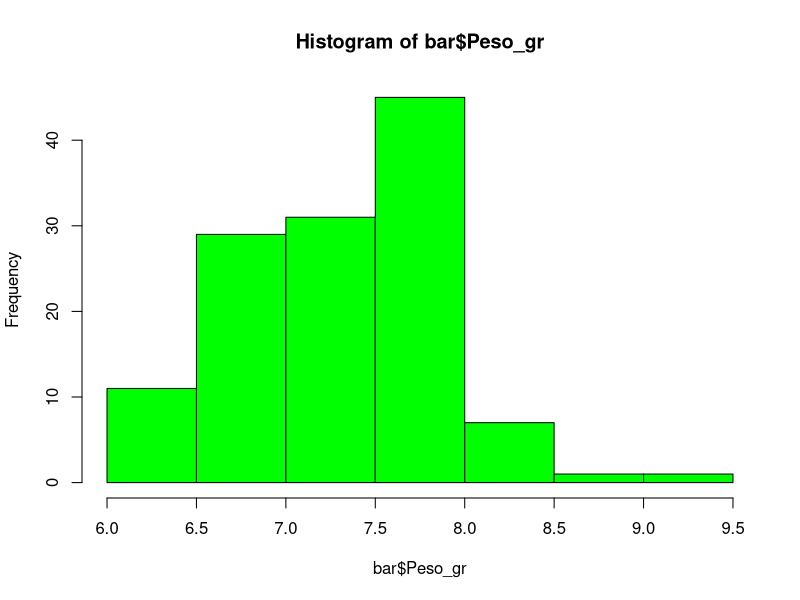
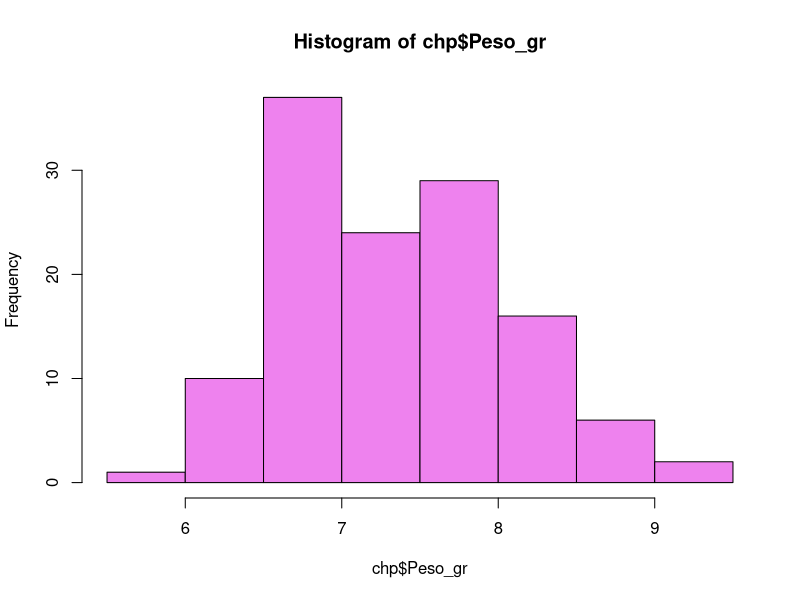
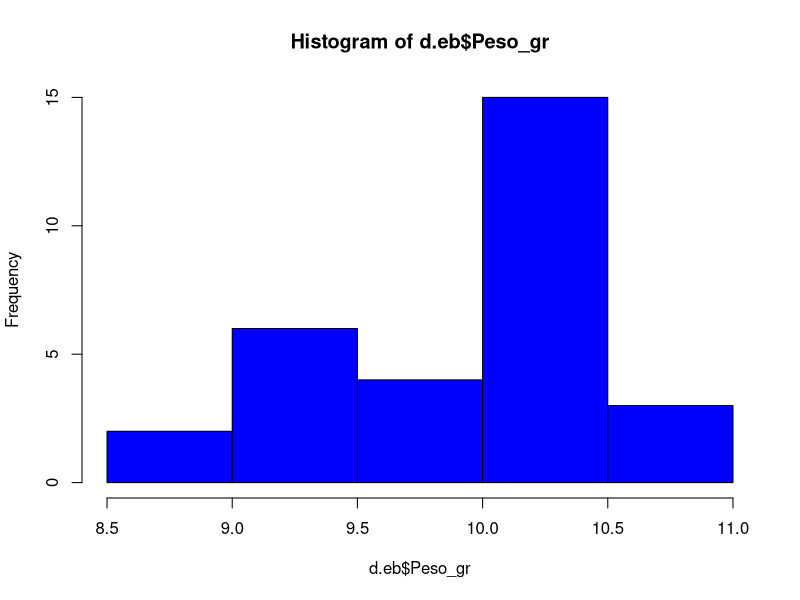
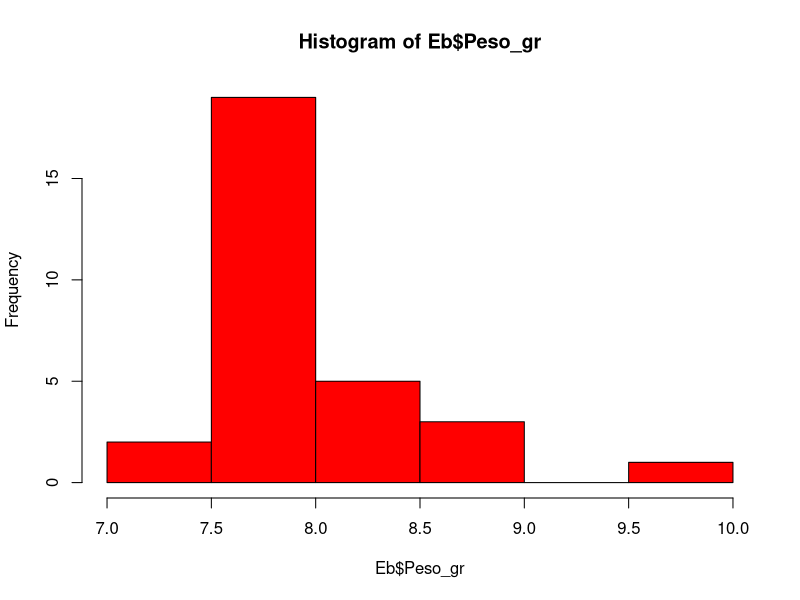
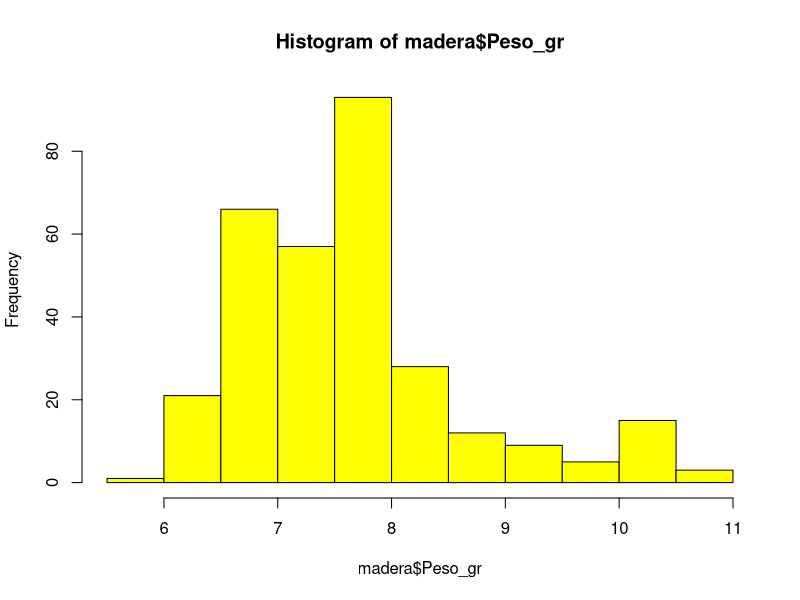
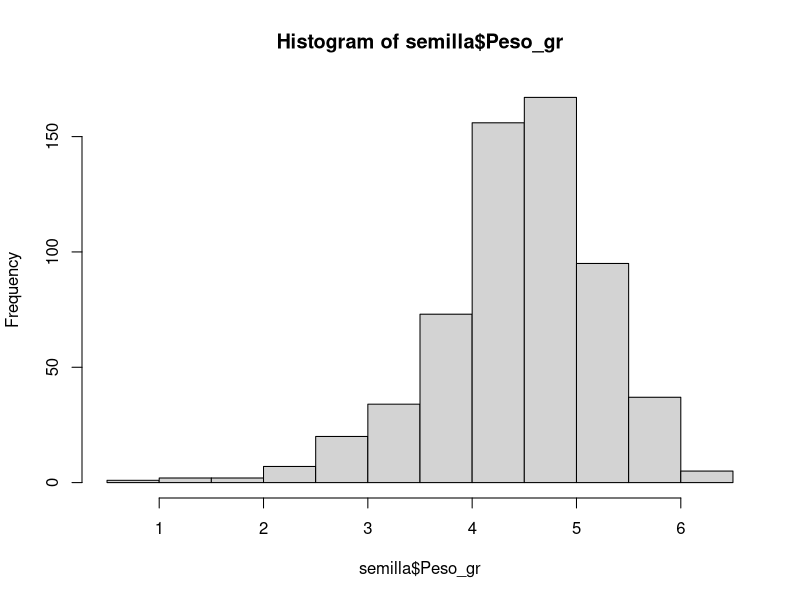

R code for these plots, in order: (Note: this script raises an error after producing the figures.)
# Amanda
# Semana 9
# 16/03/2022
# Revisar datos peso madera 2x2x2
# BD madera


# Distribución en una sola cola en la gráfica, cuando solo se quiere saber si hay diferencias
# dos colas en la gráfica y alfa= +/-0.025, aqui se especifica si hay una diferencia (< , >)

# Datos paramétricos (valores arriba de 0.05)
# normalidad <- shapiro.test 
# datos homogéneos

madera <- read.csv("CLASES/BD.est.madera2x2.csv", header = T)

library(dplyr)

# Sp: Barreta
bar <- madera %>%
  filter(Sp=="Bar")
shapiro.test(bar$Peso_gr)
hist(bar$Peso_gr, col = "green")

chp <- madera %>%
  filter(Sp=="Chp")
shapiro.test(chp$Peso_gr)
hist(chp$Peso_gr, col = "violet")

d.eb <- madera %>%
  filter(Sp=="D. Ebano")
hist(d.eb$Peso_gr, col = "blue")
shapiro.test(d.eb$Peso_gr)

Eb <- madera %>%
  filter(Sp=="Ebano")
hist(Eb$Peso_gr, col = "red")
shapiro.test(Eb$Peso_gr)

hist(madera$Peso_gr, col = "yellow")
shapiro.test(madera$Peso_gr)

semilla <- read.csv("CLASES/BaseDeDatos_estadistica.csv", header = T)
hist(semilla$Peso_gr)
shapiro.test(semilla$Peso_gr)

semilla$Cond <- as.factor(semilla$Cond)

pobre <- semilla %>%
  filter(Cond=="Pobre")
hist(pobre$Peso_gr, col = "pink")
shapiro.test(pobre$Peso_gr)

Q1 <- semilla %>%
  filter(Cond=="Q1")
hist(Q1$Peso_gr, col = "lightblue")
shapiro.test(Q1$Peso_gr)

Q2 <- semilla %>%
  filter(Cond=="Q2")
hist(Q2$Peso_gr, col = "lightyellow")
shapiro.test(Q2$Peso_gr)

Q3 <- semilla %>%
  filter(Cond=="Q3")
hist(Q3$Peso_gr, col = "lightpink")
shapiro.test(Q3$Peso_gr)

Q4 <- semilla %>%
  filter(Cond=="Q4")
hist(Q4$Peso_gr)
shapiro.test(Q4$Peso_gr)


hist(semilla$Longitud_mm)
hist(semilla$Diametro_mm)
shapiro.test(semilla$Longitud_mm)
shapiro.test(semilla$Diametro_mm)
boxplot(semilla$Longitud_mm)
boxplot(semilla$Diametro_mm)
